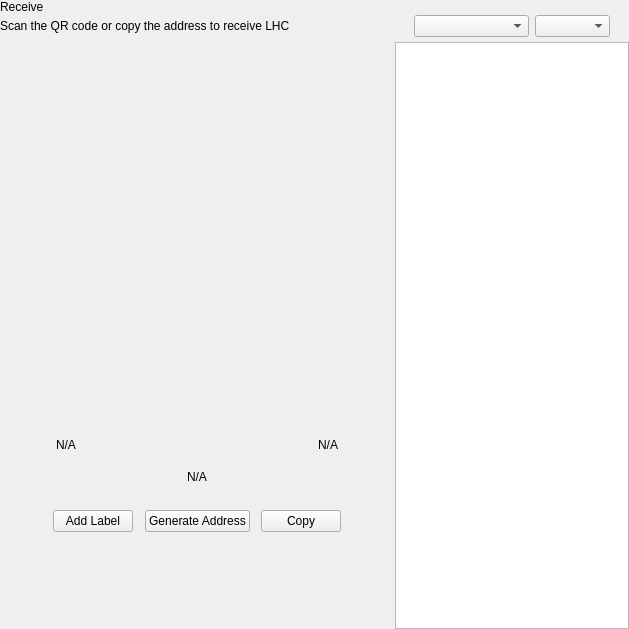
<?xml version="1.0" encoding="UTF-8"?>
<ui version="4.0">
 <class>ReceiveWidget</class>
 <widget class="QWidget" name="ReceiveWidget">
  <property name="geometry">
   <rect>
    <x>0</x>
    <y>0</y>
    <width>629</width>
    <height>629</height>
   </rect>
  </property>
  <property name="minimumSize">
   <size>
    <width>0</width>
    <height>0</height>
   </size>
  </property>
  <property name="windowTitle">
   <string>Form</string>
  </property>
  <layout class="QHBoxLayout" name="horizontalLayout_2" stretch="2,1">
   <property name="spacing">
    <number>0</number>
   </property>
   <property name="leftMargin">
    <number>0</number>
   </property>
   <property name="topMargin">
    <number>0</number>
   </property>
   <property name="rightMargin">
    <number>0</number>
   </property>
   <property name="bottomMargin">
    <number>0</number>
   </property>
   <item>
    <widget class="QWidget" name="left" native="true">
     <layout class="QVBoxLayout" name="verticalLayout_3">
      <property name="leftMargin">
       <number>0</number>
      </property>
      <property name="topMargin">
       <number>0</number>
      </property>
      <property name="rightMargin">
       <number>0</number>
      </property>
      <property name="bottomMargin">
       <number>0</number>
      </property>
      <item>
       <layout class="QVBoxLayout" name="verticalLayout_2">
        <property name="spacing">
         <number>0</number>
        </property>
        <property name="leftMargin">
         <number>0</number>
        </property>
        <item>
         <layout class="QHBoxLayout" name="horizontalLayout_3">
          <property name="spacing">
           <number>0</number>
          </property>
          <item>
           <layout class="QVBoxLayout" name="verticalLayout_4">
            <property name="spacing">
             <number>5</number>
            </property>
            <item>
             <widget class="QLabel" name="labelTitle">
              <property name="text">
               <string>Receive</string>
              </property>
             </widget>
            </item>
            <item alignment="Qt::AlignTop">
             <widget class="QLabel" name="labelSubtitle1">
              <property name="text">
               <string>Scan the QR code or copy the address to receive LHC</string>
              </property>
             </widget>
            </item>
           </layout>
          </item>
          <item>
           <spacer name="horizontalSpacer">
            <property name="orientation">
             <enum>Qt::Horizontal</enum>
            </property>
            <property name="sizeHint" stdset="0">
             <size>
              <width>40</width>
              <height>20</height>
             </size>
            </property>
           </spacer>
          </item>
         </layout>
        </item>
        <item>
         <spacer name="verticalSpacer_2">
          <property name="orientation">
           <enum>Qt::Vertical</enum>
          </property>
          <property name="sizeType">
           <enum>QSizePolicy::Expanding</enum>
          </property>
          <property name="sizeHint" stdset="0">
           <size>
            <width>20</width>
            <height>50</height>
           </size>
          </property>
         </spacer>
        </item>
        <item alignment="Qt::AlignHCenter">
         <widget class="QWidget" name="layoutQR" native="true">
          <property name="maximumSize">
           <size>
            <width>510</width>
            <height>16777215</height>
           </size>
          </property>
          <layout class="QVBoxLayout" name="verticalLayoutQr">
           <item>
            <spacer name="verticalSpacer11">
             <property name="orientation">
              <enum>Qt::Vertical</enum>
             </property>
             <property name="sizeType">
              <enum>QSizePolicy::Fixed</enum>
             </property>
             <property name="sizeHint" stdset="0">
              <size>
               <width>20</width>
               <height>20</height>
              </size>
             </property>
            </spacer>
           </item>
           <item alignment="Qt::AlignHCenter">
            <widget class="QLabel" name="labelQrImg">
             <property name="minimumSize">
              <size>
               <width>260</width>
               <height>260</height>
              </size>
             </property>
             <property name="maximumSize">
              <size>
               <width>260</width>
               <height>260</height>
              </size>
             </property>
             <property name="text">
              <string/>
             </property>
             <property name="alignment">
              <set>Qt::AlignCenter</set>
             </property>
            </widget>
           </item>
           <item>
            <spacer name="verticalSpacer_21">
             <property name="orientation">
              <enum>Qt::Vertical</enum>
             </property>
             <property name="sizeType">
              <enum>QSizePolicy::Fixed</enum>
             </property>
             <property name="sizeHint" stdset="0">
              <size>
               <width>20</width>
               <height>30</height>
              </size>
             </property>
            </spacer>
           </item>
           <item>
            <widget class="QWidget" name="widget" native="true">
             <property name="minimumSize">
              <size>
               <width>0</width>
               <height>0</height>
              </size>
             </property>
             <layout class="QHBoxLayout" name="horizontalLayout_5">
              <item>
               <widget class="QLabel" name="labelLabel">
                <property name="text">
                 <string notr="true">N/A</string>
                </property>
               </widget>
              </item>
              <item>
               <spacer name="horizontalSpacer_2">
                <property name="orientation">
                 <enum>Qt::Horizontal</enum>
                </property>
                <property name="sizeHint" stdset="0">
                 <size>
                  <width>141</width>
                  <height>20</height>
                 </size>
                </property>
               </spacer>
              </item>
              <item>
               <widget class="QLabel" name="labelDate">
                <property name="text">
                 <string notr="true">N/A</string>
                </property>
                <property name="alignment">
                 <set>Qt::AlignRight|Qt::AlignTrailing|Qt::AlignVCenter</set>
                </property>
               </widget>
              </item>
             </layout>
            </widget>
           </item>
           <item>
            <widget class="QLabel" name="labelAddress">
             <property name="sizePolicy">
              <sizepolicy hsizetype="Expanding" vsizetype="Preferred">
               <horstretch>0</horstretch>
               <verstretch>0</verstretch>
              </sizepolicy>
             </property>
             <property name="minimumSize">
              <size>
               <width>300</width>
               <height>0</height>
              </size>
             </property>
             <property name="text">
              <string notr="true">N/A</string>
             </property>
             <property name="alignment">
              <set>Qt::AlignCenter</set>
             </property>
            </widget>
           </item>
           <item>
            <spacer name="verticalSpacer_4">
             <property name="orientation">
              <enum>Qt::Vertical</enum>
             </property>
             <property name="sizeType">
              <enum>QSizePolicy::Fixed</enum>
             </property>
             <property name="sizeHint" stdset="0">
              <size>
               <width>20</width>
               <height>20</height>
              </size>
             </property>
            </spacer>
           </item>
           <item>
            <layout class="QHBoxLayout" name="horizontalLayout_4">
             <item alignment="Qt::AlignHCenter">
              <widget class="QPushButton" name="pushButtonLabel">
               <property name="focusPolicy">
                <enum>Qt::NoFocus</enum>
               </property>
               <property name="text">
                <string>Add Label</string>
               </property>
              </widget>
             </item>
             <item alignment="Qt::AlignHCenter">
              <widget class="QPushButton" name="pushButtonNewAddress">
               <property name="focusPolicy">
                <enum>Qt::NoFocus</enum>
               </property>
               <property name="text">
                <string>Generate Address</string>
               </property>
              </widget>
             </item>
             <item alignment="Qt::AlignHCenter">
              <widget class="QPushButton" name="pushButtonCopy">
               <property name="focusPolicy">
                <enum>Qt::NoFocus</enum>
               </property>
               <property name="text">
                <string>Copy</string>
               </property>
              </widget>
             </item>
            </layout>
           </item>
           <item>
            <spacer name="verticalSpacer_3">
             <property name="orientation">
              <enum>Qt::Vertical</enum>
             </property>
             <property name="sizeType">
              <enum>QSizePolicy::Expanding</enum>
             </property>
             <property name="sizeHint" stdset="0">
              <size>
               <width>20</width>
               <height>20</height>
              </size>
             </property>
            </spacer>
           </item>
          </layout>
         </widget>
        </item>
        <item>
         <spacer name="verticalSpacer">
          <property name="orientation">
           <enum>Qt::Vertical</enum>
          </property>
          <property name="sizeHint" stdset="0">
           <size>
            <width>20</width>
            <height>40</height>
           </size>
          </property>
         </spacer>
        </item>
       </layout>
      </item>
     </layout>
    </widget>
   </item>
   <item>
    <widget class="QWidget" name="right" native="true">
     <layout class="QVBoxLayout" name="verticalLayout_5">
      <property name="spacing">
       <number>0</number>
      </property>
      <property name="leftMargin">
       <number>1</number>
      </property>
      <property name="topMargin">
       <number>0</number>
      </property>
      <property name="rightMargin">
       <number>0</number>
      </property>
      <property name="bottomMargin">
       <number>0</number>
      </property>
      <item>
       <layout class="QVBoxLayout" name="container_right">
        <property name="spacing">
         <number>0</number>
        </property>
        <property name="leftMargin">
         <number>0</number>
        </property>
        <property name="rightMargin">
         <number>0</number>
        </property>
        <item>
         <layout class="QVBoxLayout" name="verticalLayout">
          <property name="spacing">
           <number>6</number>
          </property>
          <property name="leftMargin">
           <number>19</number>
          </property>
          <property name="rightMargin">
           <number>19</number>
          </property>
          <item>
           <widget class="OptionButton" name="btnRequest" native="true"/>
          </item>
          <item>
           <widget class="OptionButton" name="btnMyAddresses" native="true">
            <property name="sizePolicy">
             <sizepolicy hsizetype="Preferred" vsizetype="Minimum">
              <horstretch>0</horstretch>
              <verstretch>0</verstretch>
             </sizepolicy>
            </property>
           </widget>
          </item>
         </layout>
        </item>
        <item>
         <widget class="QWidget" name="sortWidget" native="true">
          <layout class="QHBoxLayout" name="horizontalLayout_6">
           <property name="leftMargin">
            <number>19</number>
           </property>
           <property name="rightMargin">
            <number>19</number>
           </property>
           <property name="bottomMargin">
            <number>5</number>
           </property>
           <item>
            <spacer name="horizontalSpacer_3">
             <property name="orientation">
              <enum>Qt::Horizontal</enum>
             </property>
             <property name="sizeHint" stdset="0">
              <size>
               <width>40</width>
               <height>20</height>
              </size>
             </property>
            </spacer>
           </item>
           <item>
            <widget class="QComboBox" name="comboBoxSort">
             <property name="sizePolicy">
              <sizepolicy hsizetype="Preferred" vsizetype="Fixed">
               <horstretch>0</horstretch>
               <verstretch>0</verstretch>
              </sizepolicy>
             </property>
             <property name="minimumSize">
              <size>
               <width>115</width>
               <height>0</height>
              </size>
             </property>
            </widget>
           </item>
           <item>
            <widget class="QComboBox" name="comboBoxSortOrder">
             <property name="sizePolicy">
              <sizepolicy hsizetype="Preferred" vsizetype="Fixed">
               <horstretch>0</horstretch>
               <verstretch>0</verstretch>
              </sizepolicy>
             </property>
             <property name="minimumSize">
              <size>
               <width>75</width>
               <height>0</height>
              </size>
             </property>
            </widget>
           </item>
          </layout>
         </widget>
        </item>
        <item>
         <widget class="QListView" name="listViewAddress"/>
        </item>
       </layout>
      </item>
     </layout>
    </widget>
   </item>
  </layout>
 </widget>
 <customwidgets>
  <customwidget>
   <class>OptionButton</class>
   <extends>QWidget</extends>
   <header>qt/Lightcoin/optionbutton.h</header>
   <container>1</container>
  </customwidget>
 </customwidgets>
 <resources/>
 <connections/>
</ui>
